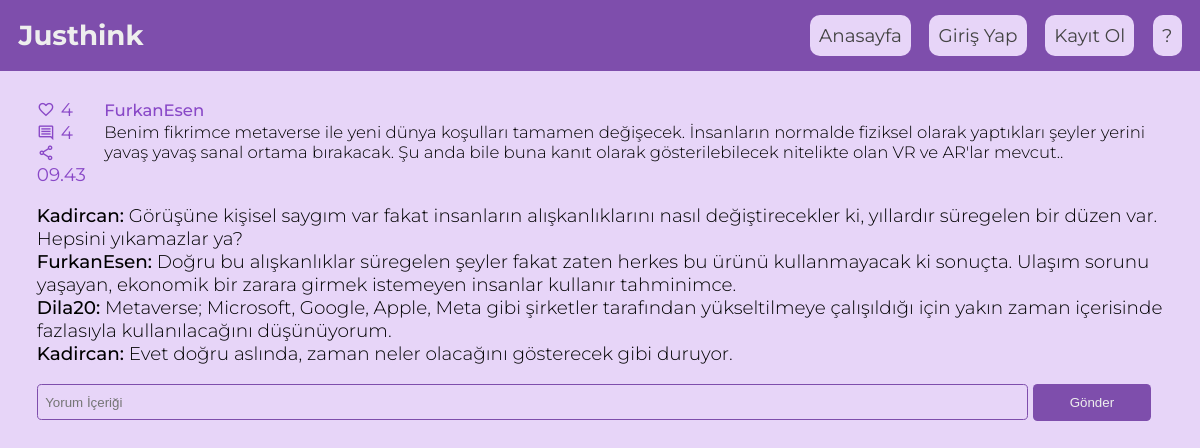
The page /discord/inspect_idea/1 on the database its author committed.
### discord/models.py (models this page shows)
class Idea(models.Model):
    id = models.AutoField(primary_key=True)
    topic = models.ForeignKey(to = Topic, on_delete=models.CASCADE)
    idea_author = models.ForeignKey(to = User, on_delete=models.CASCADE)
    idea_content = models.TextField()
    idea_likes = models.IntegerField(default=0)
    idea_comments = models.IntegerField(default=0)
    comment_publish_date = models.CharField(max_length=6)

class IdeaComment(models.Model):
    comment_id = models.AutoField(primary_key=True)
    sup_comment = models.ForeignKey(to = Idea, on_delete=models.CASCADE)
    comment_author = models.ForeignKey(to = User, on_delete=models.CASCADE)
    comment_content = models.TextField()

### discord/views.py (the view)
# urls.py: path('inspect_idea/<int:id>', inspect_idea_view),
def inspect_idea_view(request, id: int):
    try:
        idea = Idea.objects.get(Q(id = id))
    except Idea.DoesNotExist:
        messages.error(request, 'Böyle bir fikir bulunamadı.', NOTIFICATION_TAGS['error'])
        return redirect('home')
    else:
        try:
            profile = Profile.objects.get(Q(user = request.user))
        except Profile.DoesNotExist:
            profile = {'ui_theme': 'tema1'}
        except TypeError:
            profile = {'ui_theme': 'tema1'}
        return render(request, 'inspect_idea.html', {'idea': idea, 'comments': retrieve_idea_comments(idea), 'profile': profile})

### discord/views.py (called while the page is built)
def retrieve_idea_comments(idea):
    try:
        comments = IdeaComment.objects.filter(Q(sup_comment = idea))
    except IdeaComment.DoesNotExist:
        return []
    else:
        return comments

### templates/inspect_idea.html (shortened to what this page needs)
{% extends 'base.html' %}
{% block head %} <link rel="stylesheet" href="/static/inspect_idea.css"> <link rel="stylesheet" href="/static/home.css"> <script src="/static/home.js" defer></script> {% endblock head %}
{% block content %}
<div class="idea" >
    <div class="left-layout">
        <div class="interactions">
            <div class="likes">
                <a href="../like_idea/{{idea.id}}" class="material-symbols-outlined">favorite<a> <span>{{ idea.idea_likes }}</span>
            </div>
            <div class="comments">
                <a href="../inspect_idea/{{idea.id}}" class="material-symbols-outlined">comment<a> <span>{{ idea.idea_comments }}</span>
            </div>
            <a href="../share_idea/{{idea.id}}" class="material-symbols-outlined" onclick="shareIdea()">share<a>
        </div>
        <span class="datetime">{{ idea.comment_publish_date }}</span>
    </div>
    <div class="right-layout">
        <h4><a href="../../auth/profile/{{idea.idea_author.username}}">{{idea.idea_author.username}}</a></h4>
        <p class="reason">{{idea.idea_content}}.</p>
    </div>
</div>
<div class="comments" style="font-weight: 300">
    {% for comment in comments %}
    <b style="font-weight: 500">{{ comment.comment_author }}:</b> {{ comment.comment_content }} <br>
    {% endfor %}
</div>
<form action="../comment_idea/{{idea.id}}" method="post">
    <input type="text" name="content" id="content" placeholder="Yorum İçeriği" style="width: 88%">
    <input type="submit" value="Gönder" class="btn-primary">
</form>
{% endblock content %}

### static/index.css (style rules this page uses)
html { overflow-x: hidden; }

### static/inspect_idea.css (style rules this page uses)
input:not([type = "submit"]), select { border: 1px solid var(--color-primary); padding: .5rem 1rem; padding-left: .4rem; border-radius: .25rem; width: 11rem; background: none; transition: all .2s ease-in-out; margin-bottom: .5rem; }

### static/home.css (style rules this page uses)
.idea { display: flex; align-items: flex-start; flex-basis: 50%; position: relative; }
.idea .left-layout { display: flex; flex-direction: column; margin-right: 1rem; }
.idea .interactions { display: flex; flex-direction: column; }
.idea .left-layout * { color: var(--color-primary-dark); }
.idea .interactions > div { display: flex; align-items: center; }
.idea .interactions > div span { margin-left: .3rem; }
.idea .interactions a { transition: all .1s ease-in; }
.idea .right-layout { display: flex; flex-direction: column; gap: .1rem; font-size: .9rem; }
.idea .right-layout h4 a { color: var(--color-primary-dark) !important; font-weight: 500; }
.idea .right-layout p { font-weight: 300; word-wrap: break-all; white-space: normal; }

### rows shown on the page
Idea: idea_likes "4", idea_comments "4", comment_publish_date "09.43", idea_author.username "FurkanEsen", idea_content "Benim fikrimce metaverse ile yeni dünya koşulları tamamen değişecek. İnsanların normalde fiziksel olarak yaptıkları şeyler yerini yavaş yavaş sanal ortama bırakacak. Şu anda bile buna kanıt olarak gösterilebilecek nitelikte olan VR ve AR'lar mevcut."
IdeaComment: comment_author "Kadircan", comment_content "Görüşüne kişisel saygım var fakat insanların alışkanlıklarını nasıl değiştirecekler ki, yıllardır süregelen bir düzen var. Hepsini yıkamazlar ya?"
IdeaComment: comment_author "FurkanEsen", comment_content "Doğru bu alışkanlıklar süregelen şeyler fakat zaten herkes bu ürünü kullanmayacak ki sonuçta. Ulaşım sorunu yaşayan, ekonomik bir zarara girmek istemeyen insanlar kullanır tahminimce."
IdeaComment: comment_author "Dila20", comment_content "Metaverse; Microsoft, Google, Apple, Meta gibi şirketler tarafından yükseltilmeye çalışıldığı için yakın zaman içerisinde fazlasıyla kullanılacağını düşünüyorum."
IdeaComment: comment_author "Kadircan", comment_content "Evet doğru aslında, zaman neler olacağını gösterecek gibi duruyor."
